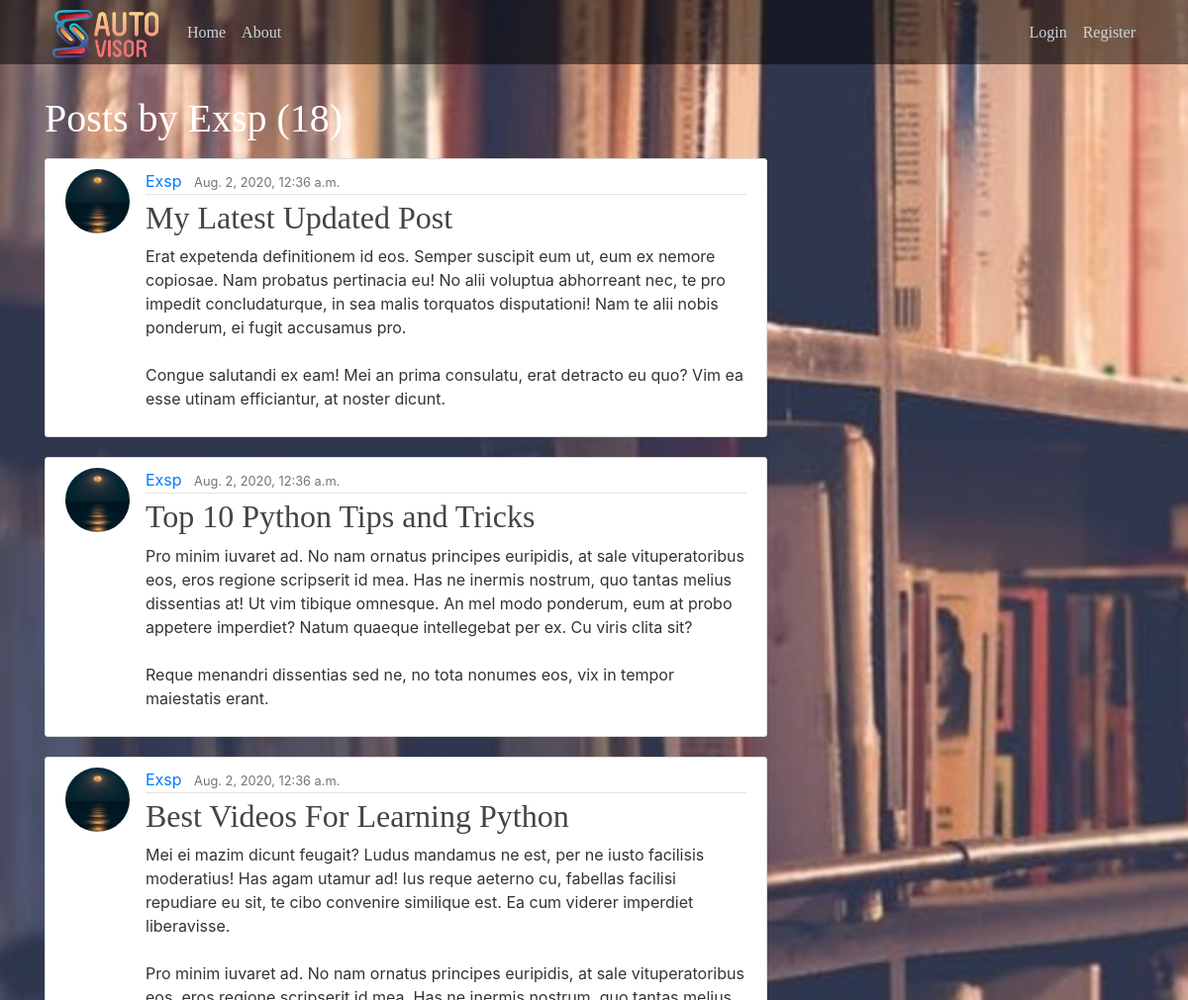
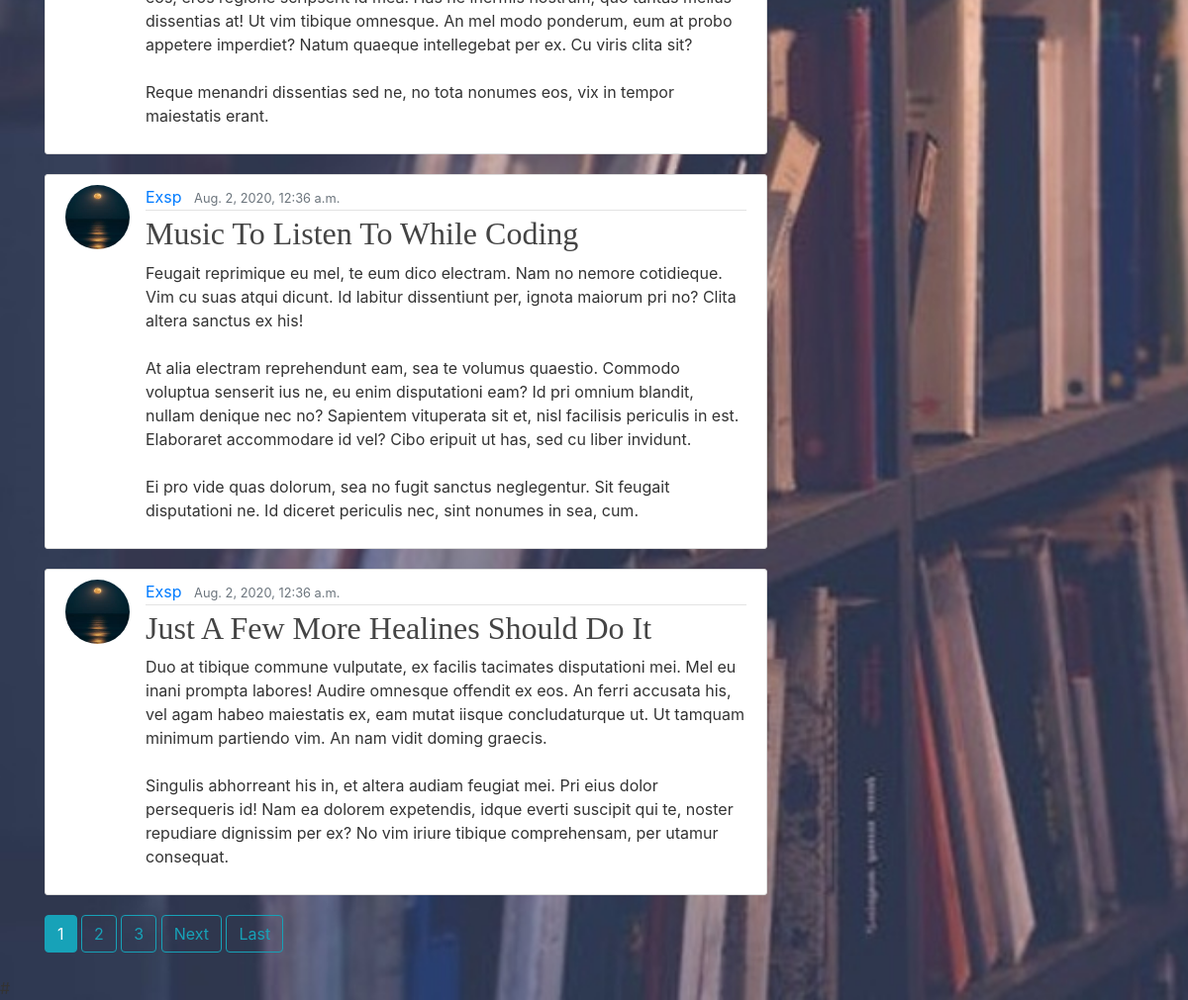
/user/Exsp, run on the app's committed database (2 pictures, top to bottom).
### schedule/models.py (models this page shows, shortened)
class Post(models.Model):
	title = models.CharField(max_length=100)
	content = models.TextField()
	date_posted = models.DateTimeField(default=timezone.now)
	author = models.ForeignKey(User, on_delete=models.CASCADE)

### users/models.py (models this page shows, shortened)
class Profile(models.Model):
	user = models.OneToOneField(User, on_delete=models.CASCADE)
	image = models.ImageField(default='default.jpg', upload_to='profile_pics')

### schedule/views.py (the view)
# urls.py: path('user/<str:username>', UserPostListView.as_view(), name='user-posts'),
class UserPostListView(ListView):
	model = Post
	template_name = 'schedule/user_posts.html' # <app>/<model>_<viewtype>.html
	context_object_name = 'posts'
	ordering = ['-date_posted']
	paginate_by = 5
	def get_queryset(self):
		user = get_object_or_404(User, username=self.kwargs.get('username'))
		return Post.objects.filter(author=user).order_by('-date_posted')

### schedule/templates/schedule/user_posts.html (shortened to what this page needs)
{% extends "schedule/base.html" %}
{% block content %}
	<h1 class="mb-3">Posts by {{ view.kwargs.username }} ({{ page_obj.paginator.count }})</h1>
	{% for post in posts%}
		<article class="media content-section">
			<img class = "rounded-circle article-img" src="{{ post.author.profile.image.url }}">
		  <div class="media-body">
		    <div class="article-metadata">
		      <a class="mr-2" href="{% url 'user-posts' post.author.username %}">{{ post.author }}</a>
		      <small class="text-muted">{{ post.date_posted }}</small>
		    </div>
		    <h2><a class="article-title" href="{% url 'post-detail' post.id %}">{{ post.title }}</a></h2>
		    <p class="article-content">{{ post.content }}</p>
		  </div>
		</article>
	{% endfor %}
	{% if is_paginated %}
		{% for num in page_obj.paginator.page_range %}
			{% if page_obj.number == num %}
				<a class ="btn btn-info mb-4" href="?page={{ num }}">{{ num }}</a>
			{% elif num > page_obj.number|add:'-3' and num < page_obj.number|add:'3' %}
				<a class ="btn btn-outline-info mb-4" href="?page={{ num }}">{{ num }}</a>
			{% endif %}
		{% endfor %}
		{% if page_obj.has_next %}
			<a class ="btn btn-outline-info mb-4" href="?page={{ page_obj.next_page_number }}">Next</a>
			<a class ="btn btn-outline-info mb-4" href="?page={{ page_obj.paginator.num_pages }}">Last</a>
		{% endif %}
	{% endif %}
{% endblock content %}

### schedule/templates/schedule/base.html (shortened to what this page needs)
{% load static %}
<!DOCTYPE html>
<html>
<head>
    <link rel="stylesheet" href="https://maxcdn.bootstrapcdn.com/bootstrap/4.0.0/css/bootstrap.min.css">
    <link rel="stylesheet" type="text/css" href="{% static 'schedule/main.css' %}">
</head>
<body>
	<header class="site-header">
	  <nav class="navbar navbar-expand-md navbar-dark bg-steel fixed-top">
	    <div class="container">
        <a class="navbar-brand" href="/">
          <div class="logo-image">
                	<img src="{% static 'schedule/images/icon.png' %}" width="120" height="60" left="0" top="20" style="opacity:1;filter:alpha(opacity=50);">
          </div>
        </a>
	      <div class="collapse navbar-collapse" id="navbarToggle">
	        <div class="navbar-nav mr-auto">
	          <a class="nav-item nav-link" href="{% url 'schedule-home' %}">Home</a>
	          <a class="nav-item nav-link" href="{% url 'schedule-about' %}">About</a>
	        </div>
	        <div class="navbar-nav">
	        	{% if user.is_authenticated %}
              <a class="navbar-brand mr-4" href="{% url 'schedule-community' %}">Community</a>
              <a class="navbar-brand mr-4" href="{% url 'schedule-transcript' %}">Transcript</a>
              <a class="navbar-brand mr-4" href="{% url 'schedule-roadmap' %}">Roadmap</a>
	        		<a class="nav-item nav-link" href="{% url 'logout' %}">Logout</a>
	        		<a class="nav-item nav-link" href="{% url 'profile' %}">Profile</a>
	        	{% else %}
		          	<a class="nav-item nav-link" href="{% url 'login' %}">Login</a>
		          	<a class="nav-item nav-link" href="{% url 'register' %}">Register</a>
	          	{% endif %}
	        </div>
	      </div>
	    </div>
	  </nav>
	</header>
	<main role="main" class="container">
	  <div class="row">
	    <div class="col-md-8">
	      	{% block content %}{% endblock %}
	    </div>
	    <div class="col-md-4">
	      </div>
	    </div>
	</main>#
</body>
</html>

### schedule/static/schedule/main.css (style rules this page uses)
body { background: #fafafa url(https://jackrugile.com/images/misc/noise-diagonal.png); color: #444; }
body { background: #fafafa; color: #333333; margin-top: 6rem; background-image: url(images/background.jpg); background-repeat: no-repeat; background-size: cover; background-attachment: fixed; }
h1, h2, h3, h4, h5, h6 { color: white; font-family:Raleway }
.bg-steel { width: 100%; top: -10; height: 65px; background-color: rgb(0, 0, 0, .5); z-index: 9999; font-family:Raleway }
.site-header .navbar-nav .nav-link { color: #cbd5db; }
.content-section { background: #ffffff; padding: 10px 20px; border: 1px solid #dddddd; border-radius: 3px; margin-bottom: 20px; }
.article-title { color: #444444; }
.article-content { white-space: pre-line; }
.article-img { height: 65px; width: 65px; margin-right: 16px; }
.article-metadata { padding-bottom: 1px; margin-bottom: 4px; border-bottom: 1px solid #e3e3e3 }

### data on the page
Post: author.profile.image (picture), author "Exsp", date_posted "Aug. 2, 2020, 12:36 a.m.", title "My Latest Updated Post", content "Erat expetenda definitionem id eos. Semper suscipit eum ut, eum ex nemore copiosae. Nam probatus pertinacia eu! No alii voluptua abhorreant nec, te pro impedit concludaturque, in sea malis torquatos disputationi! Nam te alii nobis ponderum, ei fugit accusamus pro. Congue salutandi ex eam! Mei an prima consulatu, erat detracto eu quo? Vim ea esse utinam efficiantur, at noster dicunt."
Post: author.profile.image (picture), author "Exsp", date_posted "Aug. 2, 2020, 12:36 a.m.", title "Top 10 Python Tips and Tricks", content "Pro minim iuvaret ad. No nam ornatus principes euripidis, at sale vituperatoribus eos, eros regione scripserit id mea. Has ne inermis nostrum, quo tantas melius dissentias at! Ut vim tibique omnesque. An mel modo ponderum, eum at probo appetere imperdiet? Natum quaeque intellegebat per ex. Cu viris clita sit? Reque menandri dissentias sed ne, no tota nonumes eos, vix in tempor maiestatis erant."
Post: author.profile.image (picture), author "Exsp", date_posted "Aug. 2, 2020, 12:36 a.m.", title "Best Videos For Learning Python", content "Mei ei mazim dicunt feugait? Ludus mandamus ne est, per ne iusto facilisis moderatius! Has agam utamur ad! Ius reque aeterno cu, fabellas facilisi repudiare eu sit, te cibo convenire similique est. Ea cum viderer imperdiet liberavisse. Pro minim iuvaret ad. No nam ornatus principes euripidis, at sale vituperatoribus eos, eros regione scripserit id mea. Has ne inermis nostrum, quo tantas melius dissentias at! Ut vim tibique omnesque. An mel modo ponderum, eum at probo appetere imperdiet? Natum quaeque intellegebat per ex. Cu viris clita sit? Reque menandri dissentias sed ne, no tota nonumes eos, vix in tempor maiestatis erant."
Post: author.profile.image (picture), author "Exsp", date_posted "Aug. 2, 2020, 12:36 a.m.", title "Music To Listen To While Coding", content "Feugait reprimique eu mel, te eum dico electram. Nam no nemore cotidieque. Vim cu suas atqui dicunt. Id labitur dissentiunt per, ignota maiorum pri no? Clita altera sanctus ex his! At alia electram reprehendunt eam, sea te volumus quaestio. Commodo voluptua senserit ius ne, eu enim disputationi eam? Id pri omnium blandit, nullam denique nec no? Sapientem vituperata sit et, nisl facilisis periculis in est. Elaboraret accommodare id vel? Cibo eripuit ut has, sed cu liber invidunt. Ei pro vide quas dolorum, sea no fugit sanctus neglegentur. Sit feugait disputationi ne. Id diceret periculis nec, sint nonumes in sea, cum."
Post: author.profile.image (picture), author "Exsp", date_posted "Aug. 2, 2020, 12:36 a.m.", title "Just A Few More Healines Should Do It", content "Duo at tibique commune vulputate, ex facilis tacimates disputationi mei. Mel eu inani prompta labores! Audire omnesque offendit ex eos. An ferri accusata his, vel agam habeo maiestatis ex, eam mutat iisque concludaturque ut. Ut tamquam minimum partiendo vim. An nam vidit doming graecis. Singulis abhorreant his in, et altera audiam feugiat mei. Pri eius dolor persequeris id! Nam ea dolorem expetendis, idque everti suscipit qui te, noster repudiare dignissim per ex? No vim iriure tibique comprehensam, per utamur consequat."

### other printed values
{{ view.kwargs.username }} "Exsp"
{{ page_obj.paginator.count }} "18"
{{ num }} "1"
{{ num }} "2" "3"
